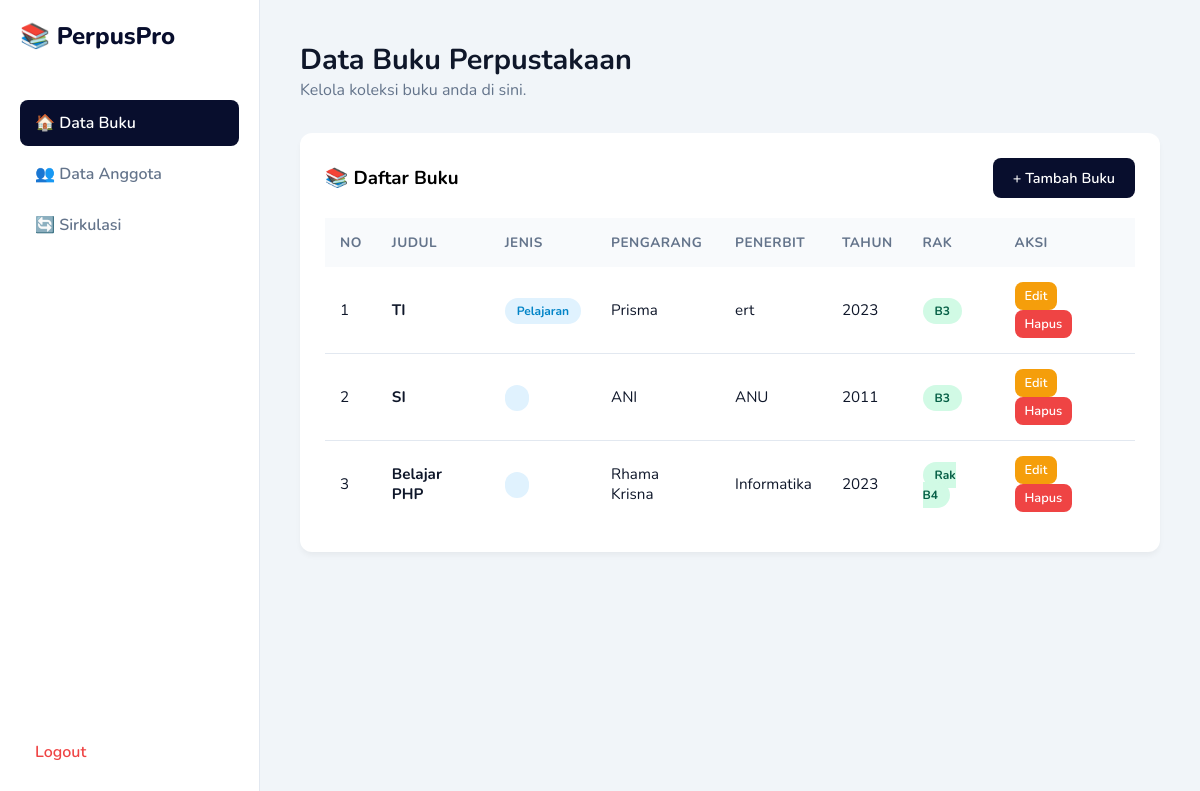
The page /dashboard.php (signed in) on the database as committed earlier.
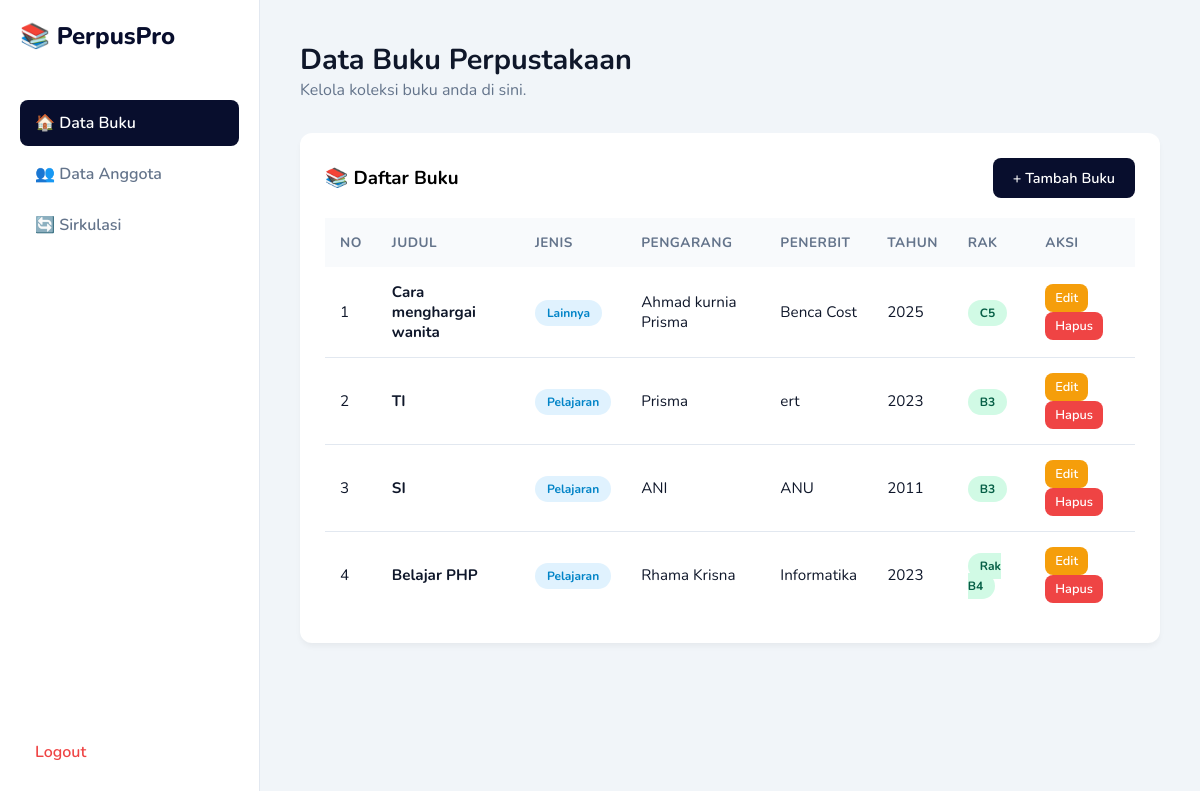
The same page on the database as committed later.
### tables this page shows
CREATE TABLE `buku` (
  `id_buku` int(11) NOT NULL,
  `judul` varchar(100) DEFAULT NULL,
  `jenis_buku` varchar(50) DEFAULT NULL,
  `pengarang` varchar(100) DEFAULT NULL,
  `penerbit` varchar(100) DEFAULT NULL,
  `tahun_terbit` int(11) DEFAULT NULL,
  `rak` varchar(50) DEFAULT NULL
);

### dashboard.php (the view, shortened to what this page needs)
<?php
include 'koneksi.php';
?>
<!DOCTYPE html>
<html>
<head><title>Dashboard Buku</title>
<link rel="stylesheet" href="style.css">
</head>
<body>
    <?php include 'sidebar.php'; ?>
    <div class="main-content">
        <div class="header-title">
            <h2>Data Buku Perpustakaan</h2>
            <p style="color:var(--text-grey)">Kelola koleksi buku anda di sini.</p>
        </div>
        <div class="card">
            <div style="display:flex; justify-content:space-between; align-items:center; margin-bottom:20px;">
                <h3>📚 Daftar Buku</h3>
                <a href="tambah_buku.php" class="btn btn-primary">+ Tambah Buku</a>
            </div>
            <table>
                <thead>
                    <tr>
                        <th width="5%">No</th>
                        <th>Judul</th>
                        <th>Jenis</th> <th>Pengarang</th>
                        <th>Penerbit</th>
                        <th>Tahun</th> <th>Rak</th>
                        <th>Aksi</th>
                    </tr>
                </thead>
                <tbody>
                    <?php
                    $no=1;
                    $q = mysqli_query($koneksi, "SELECT * FROM buku ORDER BY id_buku DESC");
                    while($d = mysqli_fetch_array($q)){
                    ?>
                    <tr>
                        <td><?php echo $no++; ?></td>
                        <td style="font-weight:bold"><?php echo htmlspecialchars($d['judul']); ?></td>
                        <td>
                            <span class="badge bg-soft-blue" style="background:#e0f2fe; color:#0284c7;">
                                <?php echo htmlspecialchars($d['jenis_buku']); ?>
                            </span>
                        </td>
                        <td><?php echo htmlspecialchars($d['pengarang']); ?></td>
                        <td><?php echo htmlspecialchars($d['penerbit']); ?></td>
                        <td><?php echo htmlspecialchars($d['tahun_terbit']); ?></td>
                        <td><span class="badge bg-soft-green"><?php echo htmlspecialchars($d['rak']); ?></span></td>
                        <td>
                            <a href="edit_buku.php?id=<?php echo $d['id_buku']; ?>" class="btn btn-warning" style="padding:5px 10px; font-size:0.8rem; margin-right:5px;">Edit</a>
                            <a href="hapus_buku.php?id=<?php echo $d['id_buku']; ?>" class="btn btn-danger" style="padding:5px 10px; font-size:0.8rem" onclick="return confirm('Yakin hapus buku ini?')">Hapus</a>
                        </td>
                    </tr>
                    <?php } ?>
                </tbody>
            </table>
        </div>
    </div>
</body>
</html>

Rows that differ between the two databases and show on the page:
added buku: judul "Cara menghargai wanita", jenis_buku "Lainnya", pengarang "Ahmad kurnia Prisma", penerbit "Benca Cost", tahun_terbit "2025", rak "C5"
changed buku "SI": jenis_buku (not shown) → "Pelajaran"
changed buku "Belajar PHP": jenis_buku (not shown) → "Pelajaran"
